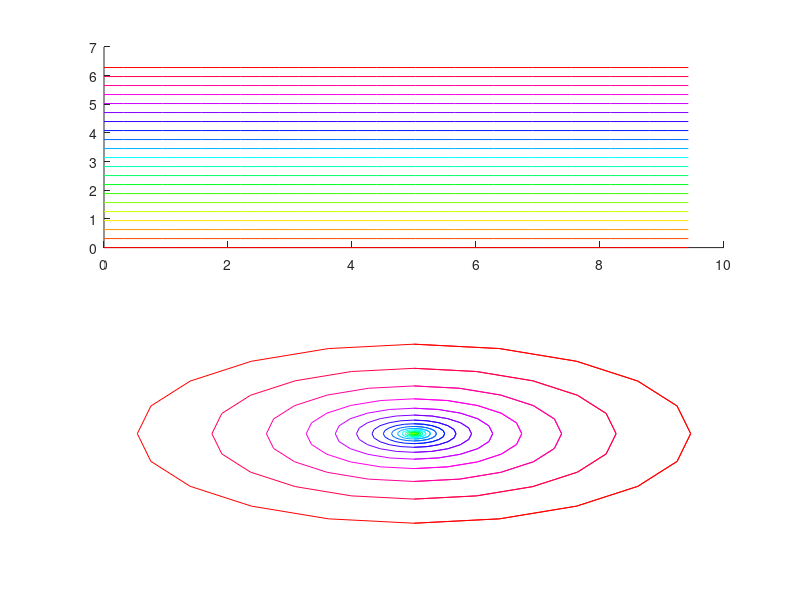

The MATLAB source for this figure:
clear

xgrid = 0:0.1*pi:3*pi;
ygrid = 0:0.1*pi:2*pi;
[X,Y] = meshgrid(xgrid,ygrid);

% hue = linspace(0,1,length(xgrid));
% sat = linspace(0,1,length(xgrid));
% val = ones([1,length(hue)]);
% color = vertcat(hue,sat,val);
% color = hsv2rgb(color');
% for x = 1:length(xgrid)
%     Z = X(:,x)+1i*Y(:,x);
%     tz = sin(Z);
%     
%     subplot(2,1,1)
%     hold on;
%     plot(X(:,x),Y(:,x),'Color',color(x,:))
%     subplot(2,1,2)
%     hold on;
%     axis off
%     plot(real(tz),imag(tz),'Color',color(x,:));
% end


hue = linspace(0,1,length(ygrid));
sat = linspace(0,1,length(xgrid));
val = ones([2,length(hue)]);
color = vertcat(hue,val);
color = hsv2rgb(color');

for y = 1:length(ygrid)
    pause
    Z = X(y,:)+1i*Y(y,:);
    tz = sin(Z);
    
    subplot(2,1,1)
    hold on;
    plot(X(y,:),Y(y,:),'Color',color(y,:))
    subplot(2,1,2)
    hold on;
    axis off
    plot(real(tz),imag(tz),'Color',color(y,:));
end

    